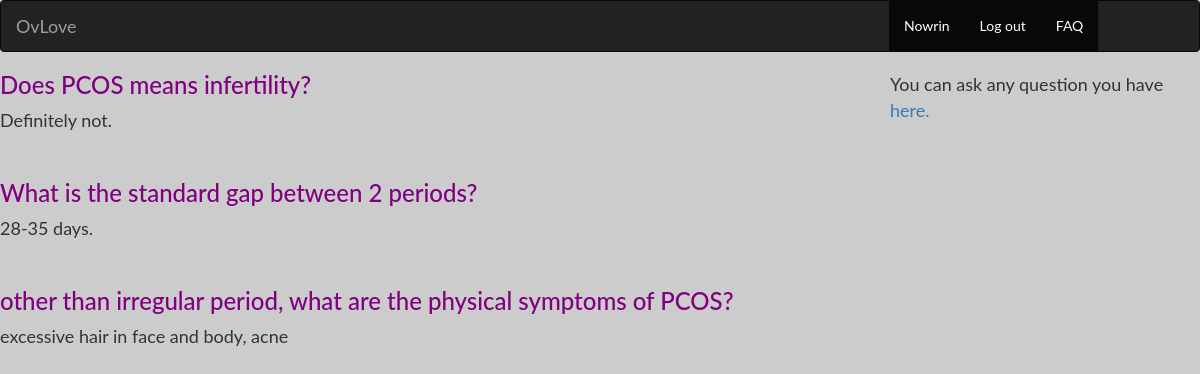
The app's page /faq/ (signed in) with its own data.
### myapp/models.py (models this page shows)
class FAQ(models.Model):
    quest = models.CharField(max_length=2000)
    answ = models.CharField(max_length=2000)

### myapp/views.py (the view)
# urls.py: url(r'^faq/', views.faq, name='faq'),
def faq(request) :
    username = "not logged in"
    q=[]
    for e in FAQ.objects.all():
        a = e.quest
        p = ''.join(a)
        a = e.answ
        o = ''.join(a)
        new = qa(p,o)
        q.append(new)
    try:
        username = request.session['username']
    except:
        return render(request, 'faq.html', {"q":q})
    return render(request, 'faq2.html',{"username": username,"q":q})

### templates/faq2.html (shortened to what this page needs)
<!DOCTYPE html>
<html lang="en">
{% load staticfiles %}
<link rel="stylesheet" href="https://maxcdn.bootstrapcdn.com/bootstrap/3.3.6/css/bootstrap.min.css">
<link rel="stylesheet" type="=text/css" href="{% static 'style.css' %}"/>
<head>
  <link rel="stylesheet" href="https://maxcdn.bootstrapcdn.com/bootstrap/3.3.7/css/bootstrap.min.css">
</head>
<nav class="navbar navbar-inverse">
  <div class="container-fluid">
    <div class="navbar-header">
      <a class="navbar-brand" href="{% url 'home' %}">OvLove</a>
    </div>
      <div class="right">
    <ul class="nav navbar-nav">
      <li class="active" ><a href="{% url 'profile' %}">{{username}}</a></li>
        <li class="active"><a href="{% url 'loggedout' %}">Log out</a></li>
      <li class="active"><a href="{% url 'faq' %}">FAQ</a></li>
    </ul>
</div>
  </div>
</nav>
<font size="4" >
  <div class="right">
You can ask any question you have<a href="{% url 'question' %}" > here. </a>
     </div>
{% for i in q %}
   <font color="purple"> <h3>{{ i.qs }}</h3></font>
     {{ i.an }}<br><br>
{% endfor %}
                        <br>
 </font>
</body>
</html>

### templates/faq2.html (style rules this page uses)
* { box-sizing: border-box }
.right { position: absolute; right: 10px; width: 300px; padding: 0px; }

### records on screen
FAQ: qs "Does PCOS means infertility?", an "Definitely not."
FAQ: qs "What is the standard gap between 2 periods?", an "28-35 days."
FAQ: qs "other than irregular period, what are the physical symptoms of PCOS?", an "excessive hair in face and body, acne"

### other values on screen
{{ username }} "Nowrin"
